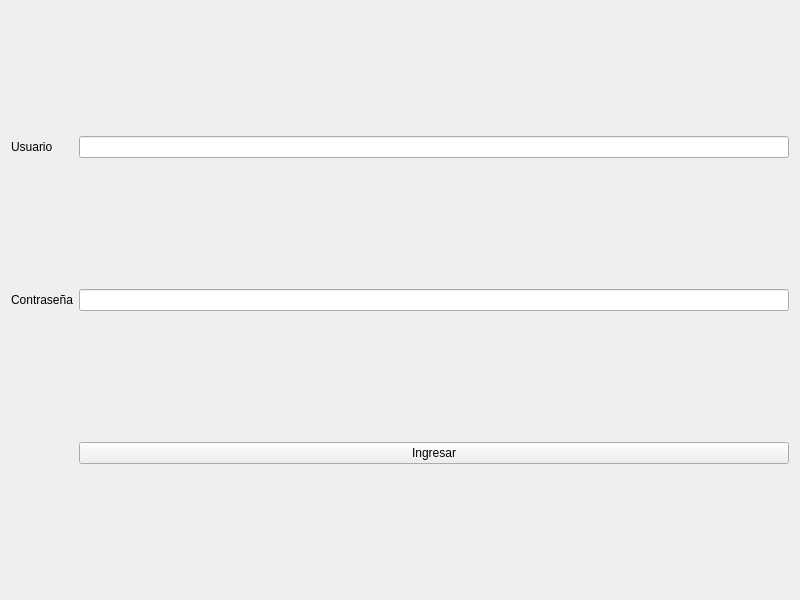
<?xml version="1.0" encoding="UTF-8"?>
<ui version="4.0">
 <class>Login</class>
 <widget class="QWidget" name="Login">
  <property name="geometry">
   <rect>
    <x>0</x>
    <y>0</y>
    <width>800</width>
    <height>600</height>
   </rect>
  </property>
  <property name="windowTitle">
   <string>Login</string>
  </property>
  <layout class="QGridLayout" name="gridLayout">
   <item row="0" column="0">
    <widget class="QLabel" name="lUsuario">
     <property name="text">
      <string>Usuario</string>
     </property>
    </widget>
   </item>
   <item row="0" column="1">
    <widget class="QLineEdit" name="leUsuario"/>
   </item>
   <item row="1" column="0">
    <widget class="QLabel" name="lContrasena">
     <property name="text">
      <string>Contraseña</string>
     </property>
    </widget>
   </item>
   <item row="1" column="1">
    <widget class="QLineEdit" name="leContrasena">
     <property name="echoMode">
      <enum>QLineEdit::EchoMode::Password</enum>
     </property>
    </widget>
   </item>
   <item row="2" column="1">
    <widget class="QPushButton" name="pbIngresar">
     <property name="text">
      <string>Ingresar</string>
     </property>
    </widget>
   </item>
  </layout>
 </widget>
 <resources/>
 <connections/>
</ui>
